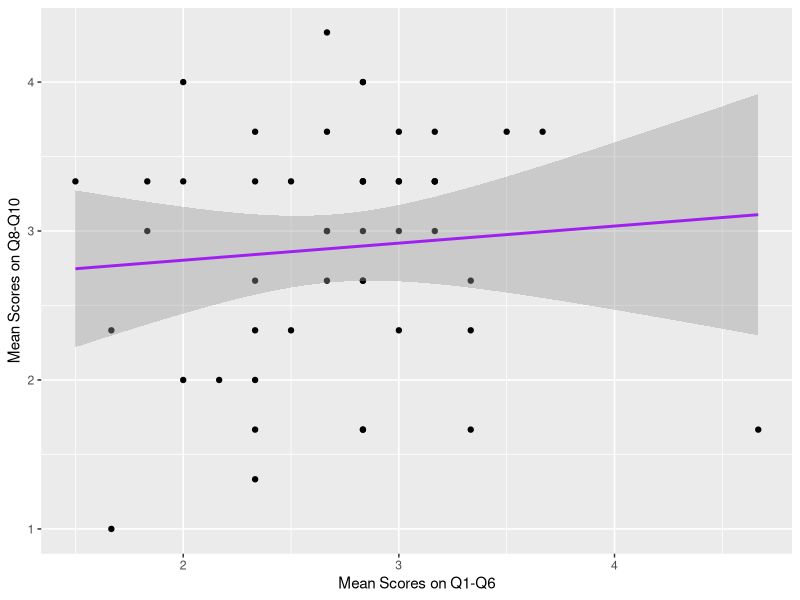

Reproduce this figure in R. (Note: this script raises an error after producing the figure.)
## ---- chunk 1
library(tidyverse)
## ---- chunk 2
week8_tbl <- read_csv("../data/week3.csv",show_col_types = FALSE) %>% 
  mutate(q5 = abs(q5-6)) %>% 
  rowwise() %>% 
  mutate(mn_q1q6 = mean(c_across(q1:q6)),
         mn_q8q10 = mean(c_across(q8:q10)))
## ---- chunk 3
week8_tbl %>% 
  select(c(q1:q6))

ggplot(week8_tbl,aes(x=mn_q1q6,y=mn_q8q10)) +
  geom_point() +
  geom_smooth(method = "lm", formula = 'y ~ x', color="purple") +
  scale_x_continuous("Mean Scores on Q1-Q6") +
  scale_y_continuous("Mean Scores on Q8-Q10")
## ---- chunk 4
cor.test(week8_tbl$mn_q1q6,week8_tbl$mn_q8q10) 
## ---- chunk 5
week8_tbl %>% 
 select(c(gender,timeEnd,mn_q1q6,mn_q8q10)) %>% 
 mutate(gender = factor(gender,levels=c("M","F"),labels=c("Male","Female"))) %>% 
 mutate(timeEnd =  ymd_hms(timeEnd,truncated = 3)) %>% 
 saveRDS(file = "../shiny_week8/week8_shinydata.rds")
